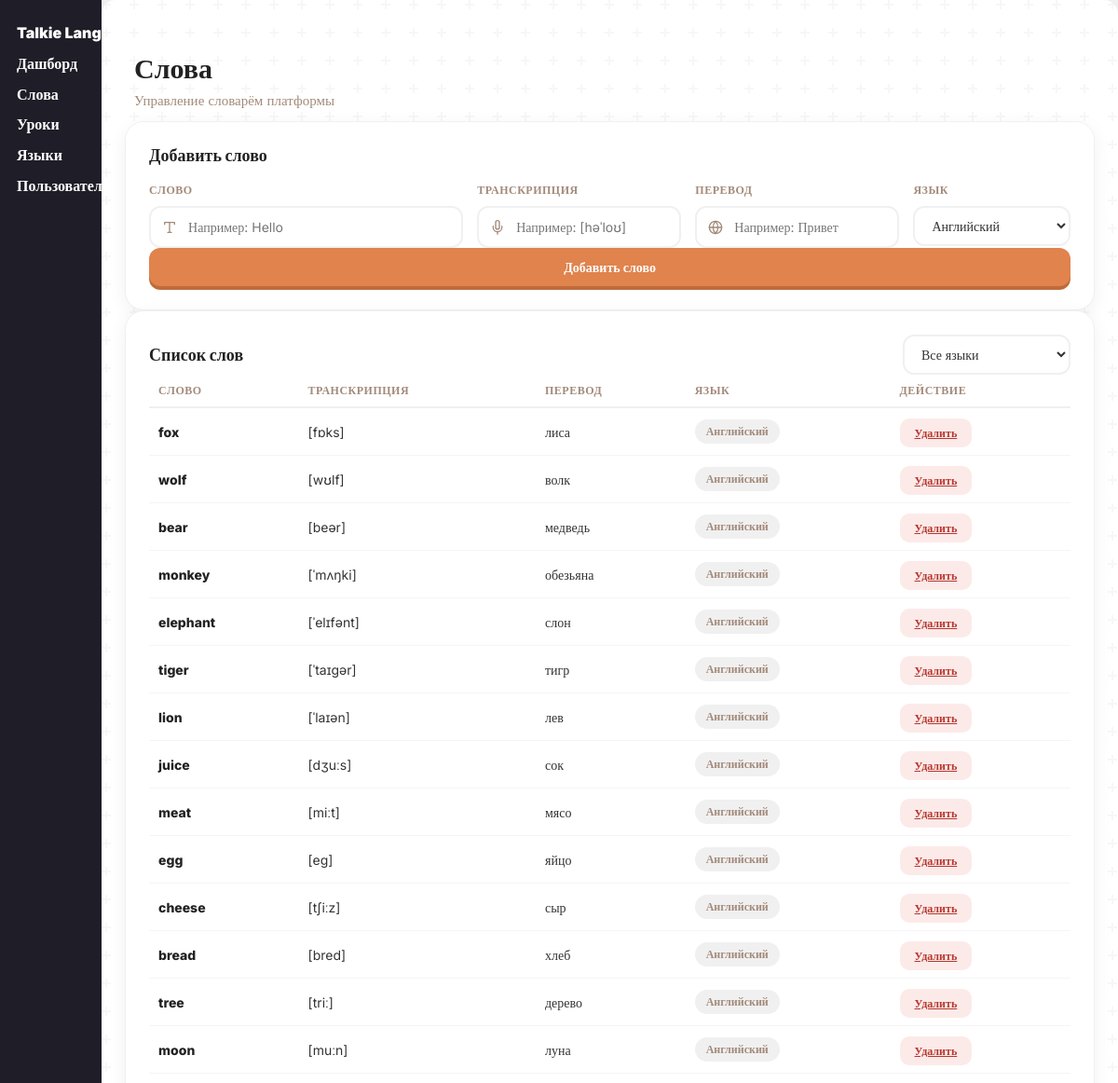
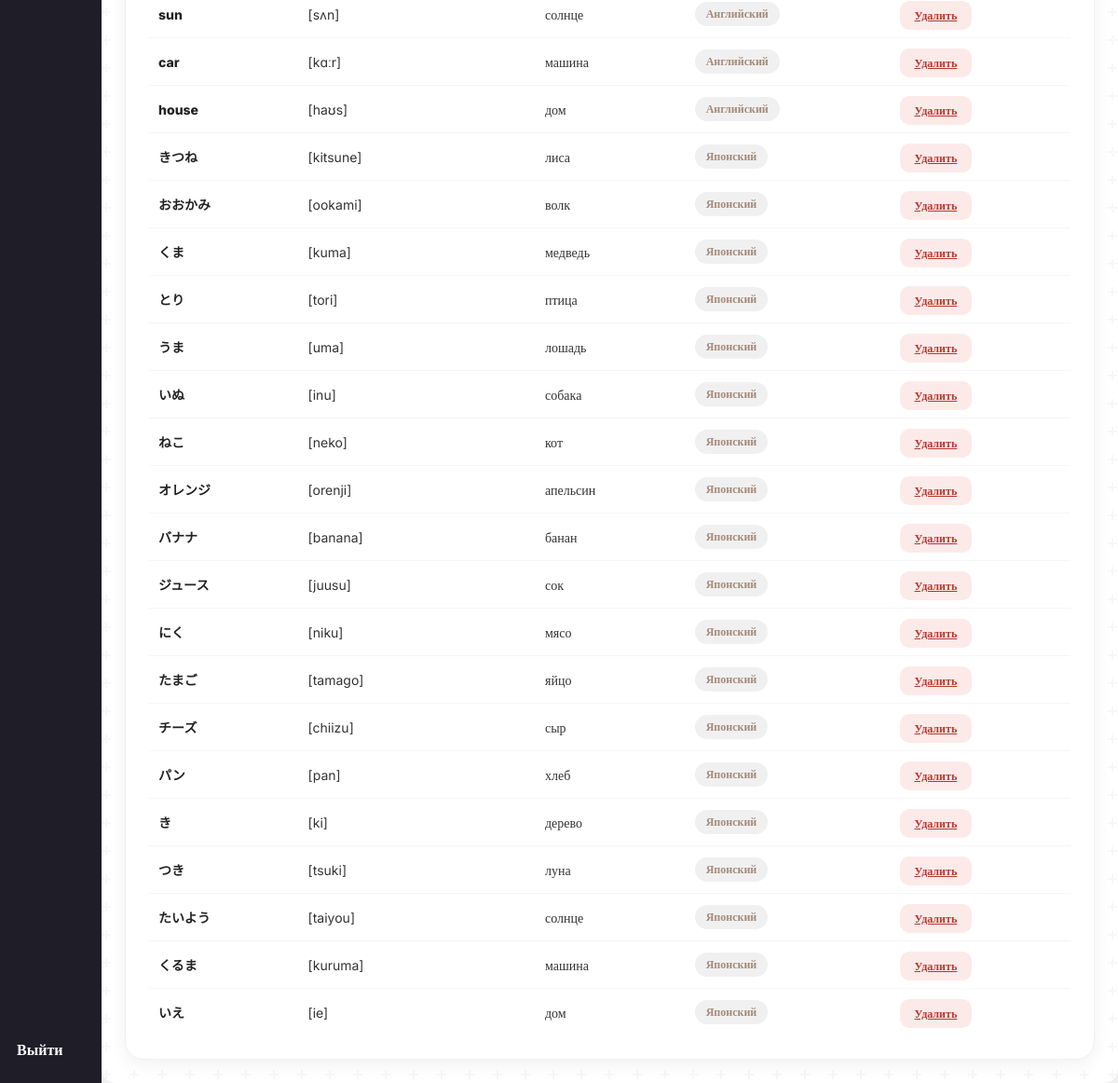
/admin/words/index.php, run on the app's committed database (2 pictures, top to bottom).
### tables this page shows
CREATE TABLE `words` (
  `word_id` int NOT NULL,
  `word_name` varchar(100) NOT NULL,
  `word_transcription` varchar(100) DEFAULT NULL,
  `word_translate` varchar(100) NOT NULL,
  `lang_id` int NOT NULL DEFAULT '1'
);

CREATE TABLE `langs` (
  `lang_id` int NOT NULL,
  `lang_name` text NOT NULL
);

### admin/words/index.php (the view, shortened to what this page needs)
<?php
require "../../connection-db.php";
$filter = $_POST["filter"] ?? -1;
$sql = "select * from words join langs on langs.lang_id = words.lang_id where 1";
$sql .= " order by words.lang_id ASC, word_id DESC";
$words = mysqli_fetch_all(mysqli_query($conn, $sql), MYSQLI_ASSOC);
$langs = mysqli_fetch_all(mysqli_query($conn, "select * from langs"));
?>
<!DOCTYPE html>
<html lang="en">
<?php include "../../components/head-admin.php"; ?>
<body>
    <?php include "../../components/header-admin.php"; ?>
    <main class="container">
        <div class="dash-header">
            <div>
                <h1 class="dash-title">Слова</h1>
                <p class="dash-subtitle">Управление словарём платформы</p>
            </div>
        </div>
        <div class="dash-card" style="margin: 0 10px 20px 10px;">
            <h2 class="dash-card-title">Добавить слово</h2>
            <form action="addWord.php" method="post" class="word-form">
                <div class="word-form-row">
                    <div class="form-field">
                        <label for="name" class="field-label">Слово</label>
                        <div class="search-box">
                            <input type="text" id="name" name="name" placeholder="Например: Hello" required>
                        </div>
                    </div>
                    <div class="form-field">
                        <label for="transcription" class="field-label">Транскрипция</label>
                        <div class="search-box">
                            <input type="text" id="transcription" name="transcription" placeholder="Например: [həˈloʊ]" required>
                        </div>
                    </div>
                    <div class="form-field">
                        <label for="translate" class="field-label">Перевод</label>
                        <div class="search-box">
                            <input type="text" id="translate" name="translate" placeholder="Например: Привет" required>
                        </div>
                    </div>
                    <div class="form-field form-field-lang">
                        <label for="lang" class="field-label">Язык</label>
                        <select name="lang" id="lang" class="lang-select">
                            <?php foreach ($langs as $lang): ?>
                                <option value="<?= $lang[0] ?>"><?= $lang[1] ?></option>
                            <?php endforeach; ?>
                        </select>
                    </div>
                </div>
                <button name="add" type="submit" class="search-btn submit-lesson-btn">Добавить слово</button>
            </form>
        </div>
        <div class="dash-card" style="margin: 0 10px 30px 10px;">
            <div class="words-list-head">
                <h2 class="dash-card-title" style="margin-bottom: 0 !important;">Список слов</h2>
                <form action="" method="post" class="filter-form">
                    <select name="filter" id="filter" class="lang-select">
                        <option value="-1" <?= $filter == -1 ? "selected" : "" ?>>Все языки</option>
                    </select>
                </form>
            </div>
            <?php if (empty($words)): ?>
                <div class="no-results">
                    <div class="icon">
                        <svg width="40" height="40" viewBox="0 0 24 24" fill="none" stroke="var(--gray-color)" stroke-width="1.5" stroke-linecap="round" stroke-linejoin="round"><polyline points="4 7 4 4 20 4 20 7"/><line x1="9" y1="20" x2="15" y2="20"/><line x1="12" y1="4" x2="12" y2="20"/></svg>
                    </div>
                    <p>Слов пока нет</p>
                </div>
            <?php else: ?>
                <div class="table-scroll">
                    <table class="admin-table">
                        <thead>
                            <tr>
                                <th>Слово</th>
                                <th>Транскрипция</th>
                                <th>Перевод</th>
                                <th>Язык</th>
                                <th>Действие</th>
                            </tr>
                        </thead>
                        <tbody>
                            <?php foreach ($words as $word): ?>
                                <tr>
                                    <td style="font-weight: 800; color: #222;"><?= htmlspecialchars($word["word_name"]) ?></td>
                                    <td class="muted-cell"><?= htmlspecialchars($word["word_transcription"]) ?></td>
                                    <td><?= htmlspecialchars($word["word_translate"]) ?></td>
                                    <td>
                                        <span class="role-badge role-user"><?= htmlspecialchars($word["lang_name"]) ?></span>
                                    </td>
                                    <td>
                                        <a href="del.php?id=<?= $word["word_id"] ?>" class="ban-btn" onclick="return confirm('Удалить слово «<?= htmlspecialchars(addslashes($word["word_name"])) ?>»?')">Удалить</a>
                                    </td>
                                </tr>
                            <?php endforeach; ?>
                        </tbody>
                    </table>
                </div>
            <?php endif; ?>
        </div>
    </main>
</body>
</html>

### css/style.css (style rules this page uses)
* { transition: 0.15s ease-out; }
:root { --main-color: #e0834d; --main-color-shadow: #c06b3a; --main-color-light: rgb(235, 155, 109); --green-color: #4de06d; --green-color-shadow: #2db64b; --red-color: #e0524d; --red-color-shadow: #b6362d; --bg-color: #0f0f0f; --bg-secondary: #1a1a1a; --gray-color: #a38a7a; --gray-color-light: #d3c2b6; }
body { font-family: inter; background: #f0f0f0; }
p { margin: 0; }
.container { min-height: 88vh; box-shadow: 0px 0px 100px #f5f5f5; margin-top: 10px; border-radius: 15px; padding-left: 25px; padding-right: 25px; background-color: white; }
label { font-weight: 900; color: #e0834d; }
main { padding: 25px 0; }

### css/admin.css (style rules this page uses)
* { margin: 0 !important; box-sizing: border-box; }
:root { --main-color: #e0834d; --main-color-shadow: #c06b3a; --main-color-light: rgb(235, 155, 109); --green-color: #4de06d; --green-color-shadow: #2db64b; --red-color: #e0524d; --red-color-shadow: #b6362d; --bg-color: #0f0f0f; --bg-secondary: #1f1d27; --gray-color: #a38a7a; --gray-color-light: #d3c2b6; }
body { display: grid; grid-template-columns: 1fr 10fr; min-height: 100vh; }
.container { box-shadow: none; max-width: 100%; min-height: 100%; overflow-x: hidden; }
.dash-header { display: flex; justify-content: space-between; align-items: center; flex-wrap: wrap; gap: 15px; padding: 30px 10px 10px 10px; }
.dash-title { font-size: 30px; font-weight: 900; color: #222; margin-bottom: 6px !important; }
.dash-subtitle { color: var(--gray-color); font-size: 15px; }
.dash-card { background: white; border-radius: 20px; padding: 25px; box-shadow: 0 5px 20px rgba(0, 0, 0, 0.06); border: 1px solid #f0f0f0; min-width: 0; }
.dash-card-title { font-size: 18px; font-weight: 900; color: #222; margin-bottom: 18px !important; }
.table-scroll { width: 100%; overflow-x: auto; -webkit-overflow-scrolling: touch; }
.admin-table { width: 100%; min-width: 460px; border-collapse: collapse; }
.admin-table th { text-align: left; font-size: 12px; text-transform: uppercase; letter-spacing: 0.5px; color: var(--gray-color); font-weight: 800; padding: 8px 10px; border-bottom: 2px solid #f0f0f0; }
.admin-table td { padding: 12px 10px; border-bottom: 1px solid #f5f5f5; font-size: 14px; color: #333; vertical-align: middle; }
.admin-table tbody tr:last-child td { border-bottom: none; }
.muted-cell { color: var(--gray-color); max-width: 180px; overflow: hidden; text-overflow: ellipsis; white-space: nowrap; }
.role-badge { display: inline-block; padding: 4px 12px; border-radius: 20px; font-size: 12px; font-weight: 800; }
.role-user { background: #f0f0f0; color: var(--gray-color); }
.search-box { position: relative; display: flex; align-items: center; }
.search-box input { border: 2px solid #f0f0f0; border-radius: 12px; padding: 10px 14px 10px 40px; font-size: 14px; font-family: inherit; min-width: 220px; outline: none; color: #333; }
.search-btn { background: var(--main-color); color: white; border: none; padding: 10px 20px; border-radius: 12px; font-weight: 800; font-size: 14px; cursor: pointer; box-shadow: 0 4px 0 var(--main-color-shadow); transition: 0.15s ease-out; }
.field-label { display: block; font-size: 12px; text-transform: uppercase; letter-spacing: 0.5px; color: var(--gray-color); font-weight: 800; margin-bottom: 8px !important; }
.form-field .search-box { width: 100%; }
.form-field .search-box input { width: 100%; min-width: 0; }
.lang-select { width: 100%; border: 2px solid #f0f0f0; border-radius: 12px; padding: 10px 14px; font-size: 14px; font-family: inherit; outline: none; color: #333; background: white; cursor: pointer; }
.submit-lesson-btn { width: 100%; }
.word-form-row { display: grid; grid-template-columns: 2fr 1.3fr 1.3fr 1fr; gap: 15px; margin-bottom: 20px; }
.words-list-head { display: flex; justify-content: space-between; align-items: center; flex-wrap: wrap; gap: 12px; margin-bottom: 18px; }
.filter-form .lang-select { min-width: 180px; }
.ban-btn, .unban-btn { border: none; padding: 8px 16px; border-radius: 10px; font-size: 12px; font-weight: 800; cursor: pointer; transition: 0.15s ease-out; }
.ban-btn { background: rgba(224, 82, 77, 0.12); color: var(--red-color-shadow); }

### data on the page
words: word_name "fox", word_transcription "[fɒks]", word_translate "лиса", lang.lang_name "Английский"
words: word_name "wolf", word_transcription "[wʊlf]", word_translate "волк", lang.lang_name "Английский"
words: word_name "bear", word_transcription "[beər]", word_translate "медведь", lang.lang_name "Английский"
words: word_name "monkey", word_transcription "[ˈmʌŋki]", word_translate "обезьяна", lang.lang_name "Английский"
words: word_name "elephant", word_transcription "[ˈelɪfənt]", word_translate "слон", lang.lang_name "Английский"
words: word_name "tiger", word_transcription "[ˈtaɪɡər]", word_translate "тигр", lang.lang_name "Английский"
words: word_name "lion", word_transcription "[ˈlaɪən]", word_translate "лев", lang.lang_name "Английский"
words: word_name "juice", word_transcription "[dʒuːs]", word_translate "сок", lang.lang_name "Английский"
words: word_name "meat", word_transcription "[miːt]", word_translate "мясо", lang.lang_name "Английский"
words: word_name "egg", word_transcription "[eɡ]", word_translate "яйцо", lang.lang_name "Английский"
words: word_name "cheese", word_transcription "[tʃiːz]", word_translate "сыр", lang.lang_name "Английский"
words: word_name "bread", word_transcription "[bred]", word_translate "хлеб", lang.lang_name "Английский"
words: word_name "tree", word_transcription "[triː]", word_translate "дерево", lang.lang_name "Английский"
words: word_name "moon", word_transcription "[muːn]", word_translate "луна", lang.lang_name "Английский"
words: word_name "sun", word_transcription "[sʌn]", word_translate "солнце", lang.lang_name "Английский"
words: word_name "car", word_transcription "[kɑːr]", word_translate "машина", lang.lang_name "Английский"
words: word_name "house", word_transcription "[haʊs]", word_translate "дом", lang.lang_name "Английский"
words: word_name "きつね", word_transcription "[kitsune]", word_translate "лиса", lang.lang_name "Японский"
words: word_name "おおかみ", word_transcription "[ookami]", word_translate "волк", lang.lang_name "Японский"
words: word_name "くま", word_transcription "[kuma]", word_translate "медведь", lang.lang_name "Японский"
words: word_name "とり", word_transcription "[tori]", word_translate "птица", lang.lang_name "Японский"
words: word_name "うま", word_transcription "[uma]", word_translate "лошадь", lang.lang_name "Японский"
words: word_name "いぬ", word_transcription "[inu]", word_translate "собака", lang.lang_name "Японский"
words: word_name "ねこ", word_transcription "[neko]", word_translate "кот", lang.lang_name "Японский"
words: word_name "オレンジ", word_transcription "[orenji]", word_translate "апельсин", lang.lang_name "Японский"
words: word_name "バナナ", word_transcription "[banana]", word_translate "банан", lang.lang_name "Японский"
words: word_name "ジュース", word_transcription "[juusu]", word_translate "сок", lang.lang_name "Японский"
words: word_name "にく", word_transcription "[niku]", word_translate "мясо", lang.lang_name "Японский"
words: word_name "たまご", word_transcription "[tamago]", word_translate "яйцо", lang.lang_name "Японский"
words: word_name "チーズ", word_transcription "[chiizu]", word_translate "сыр", lang.lang_name "Японский"
words: word_name "パン", word_transcription "[pan]", word_translate "хлеб", lang.lang_name "Японский"
words: word_name "き", word_transcription "[ki]", word_translate "дерево", lang.lang_name "Японский"
words: word_name "つき", word_transcription "[tsuki]", word_translate "луна", lang.lang_name "Японский"
words: word_name "たいよう", word_transcription "[taiyou]", word_translate "солнце", lang.lang_name "Японский"
words: word_name "くるま", word_transcription "[kuruma]", word_translate "машина", lang.lang_name "Японский"
words: word_name "いえ", word_transcription "[ie]", word_translate "дом", lang.lang_name "Японский"

### other printed values
form field lang "Английский"
